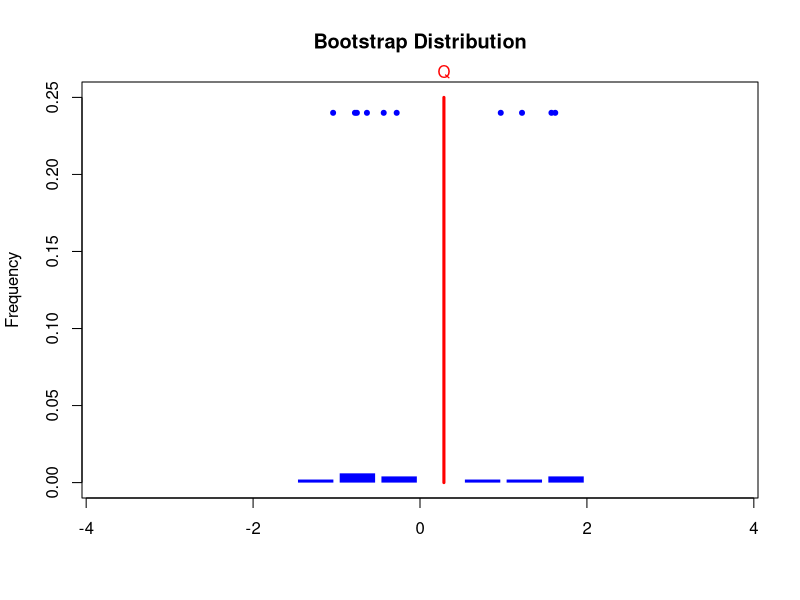
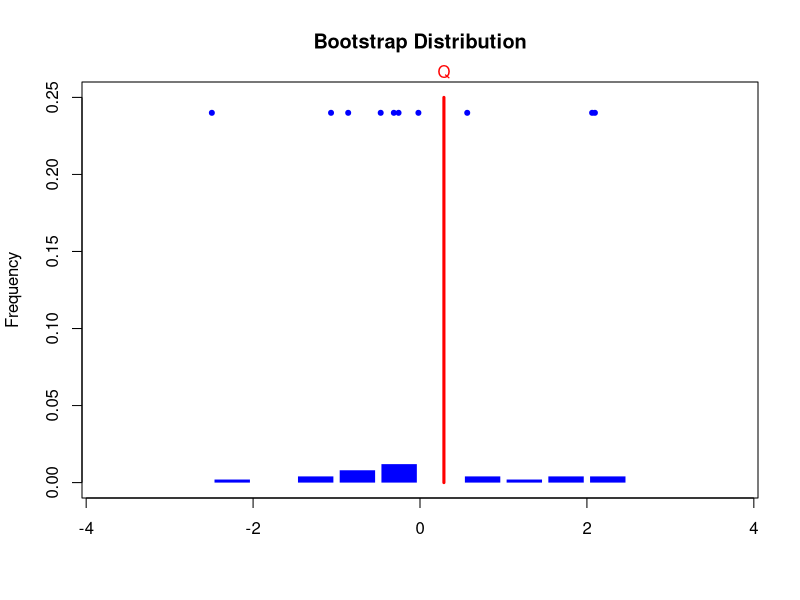
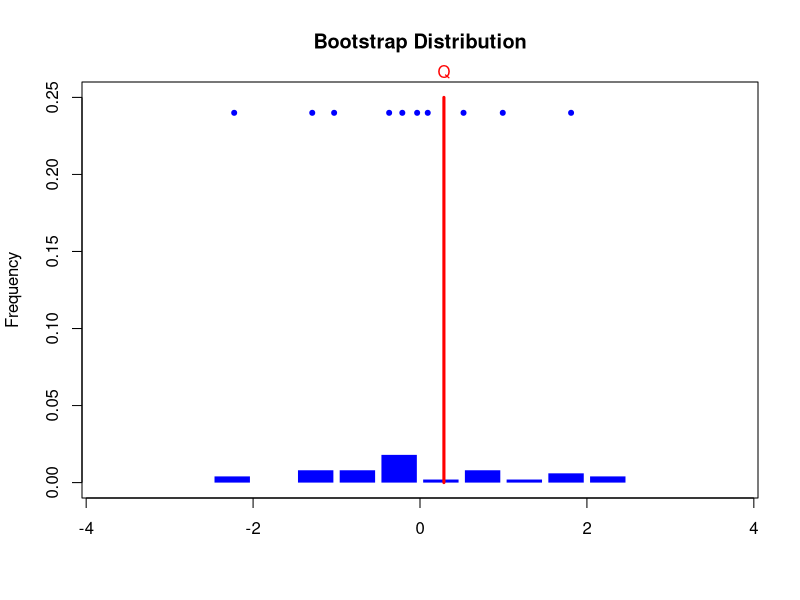
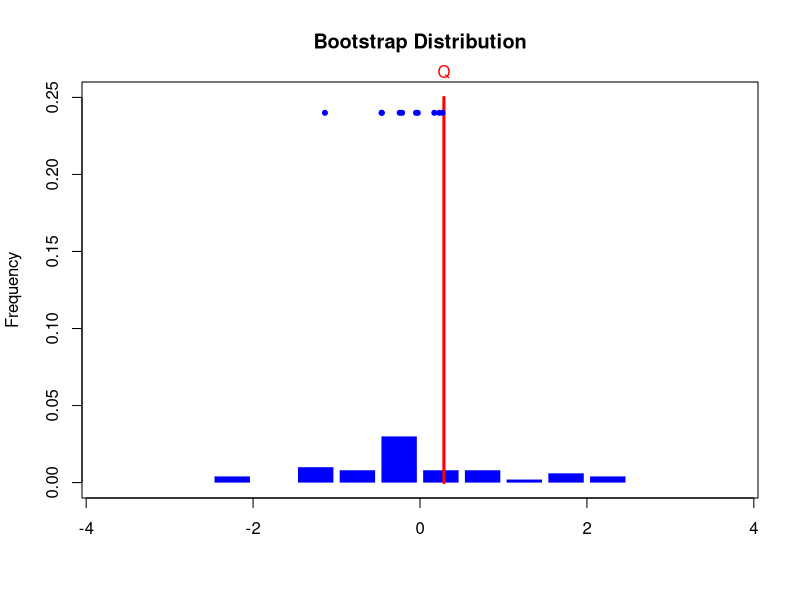
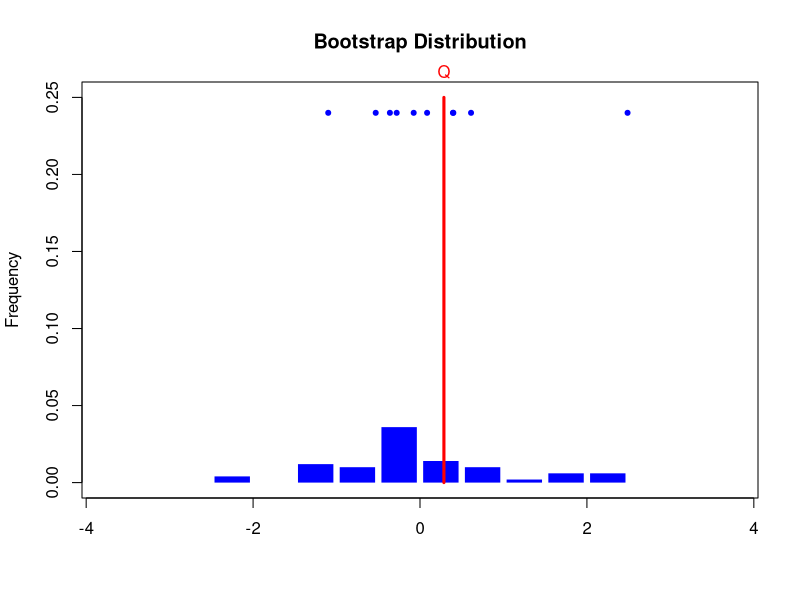
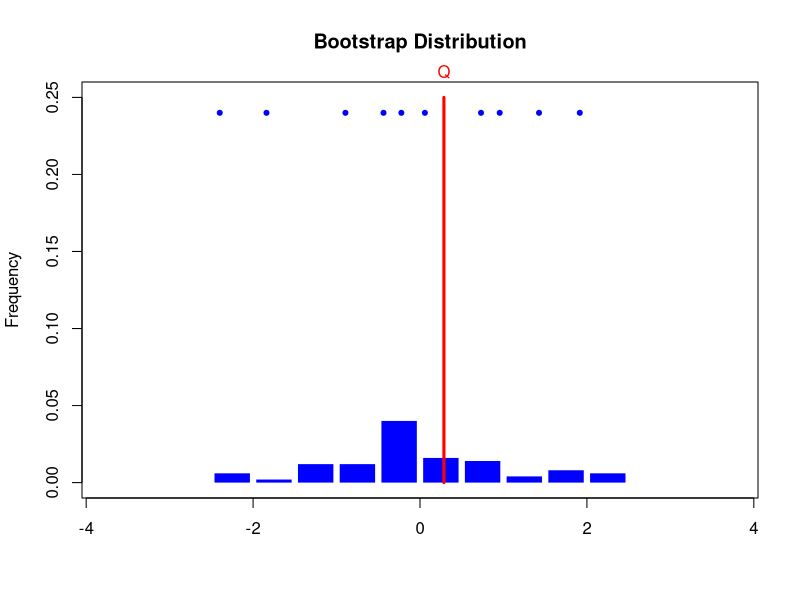
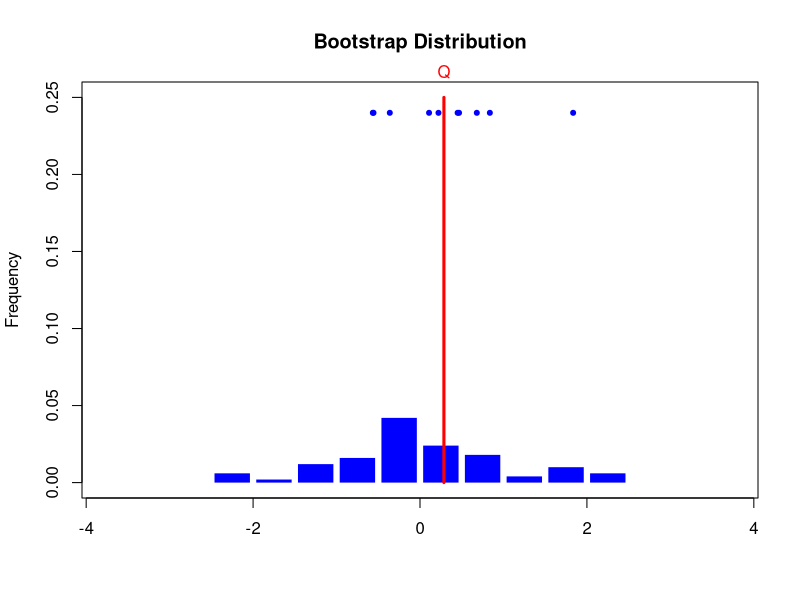
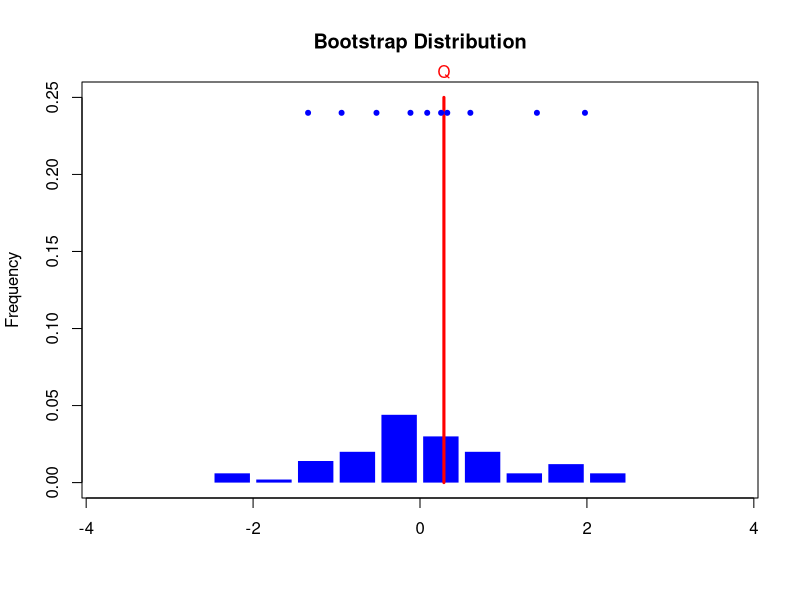

Write the R code that produced these figures, in order.
set.seed(467312)

n <- 100							# Sample size
mu <- 5								# True mean
X <- rnorm(n, mean = mu, sd = 1)	# Draw a sample of size n from the N(mu,1) distribution

mu.0 <- 5							# We test H.0: mu <= mu.0 vs H.1: mu > mu.0

X.bar <- mean(X) 					# Obtain sample mean
S <- sd(X)							# Obtain sample standard deviation
Q <- sqrt(n) * (X.bar - mu.0) / S	# Obtain the t-statistic, store as Q
print(paste("The test statistic has a value of", Q))	# Print the t-statistic on screen

B <- 500							# Choose how many bootstrap replications B (I should take 499, but then the final plot doesn't show)
Q.star <- rep(NA, B)				# Create an 'empty' vector of size B to store bootstrap statistics

for (b in 1:B) {											# Start bootstrap loop
	Sys.sleep(.01)
	J <- sample.int(n,size = n, replace = TRUE)				# Draw the indices of the bootstrap sample
	X.star <- X[J]											# Construct the bootstrap sample
	X.bar.star <- mean(X.star) 								# Obtain bootstrap sample mean
	S.star <- sd(X.star)									# Obtain bootstrap sample standard deviation
	Q.star[b] <- sqrt(n) * (X.bar.star - X.bar) / S.star	# Obtain bootstrap t-statistic
	
	# The next code only serves to draw pretty graphs, so you may ignore it.
	left.int <- seq(-4, 3.5, 0.5)
	right.int <- seq(-3.5, 4, 0.5)
	mid.int <- (left.int + right.int) / 2
	freq <- colSums(outer(Q.star[1:b], right.int, "<=") - outer(Q.star[1:b], left.int, "<="))/B
	if (b %% 10 == 0){
		plot(mid.int, freq, type = "h", col = "blue", lend = "butt", lwd = 34, xlab = "", ylab = "Frequency", ylim = c(0, 0.25))
		title("Bootstrap Distribution")
		lines(Q * c(1, 1), c(0, 0.25), lwd = 3, col = "red")
		mtext("Q", side = 3, line = 0, at = Q, col = "red")
		points(Q.star[(b - 9):b], rep(0.24, 10), col = "blue", pch = 20)
		Sys.sleep(0)
	}
}

alpha <- 0.05															# Choose a significance level alpha
c.alpha.star <- quantile(Q.star, probs = 1 - alpha)						# Get the bootstrap critical value
print(paste("The bootstrap critical value is", round(c.alpha.star, 3)))	# Show the value on screen

plot(mid.int, freq, type = "h", col = "blue", lend = "butt", lwd = 34, xlab = "", ylab = "Frequency", ylim = c(0, 0.25))
title("Bootstrap Distribution & Critical Value")
lines(Q * c(1, 1), c(0, 0.25), lwd = 3, col = "red")
mtext("Q", side = 3, line = 0, at = Q, col = "red")
lines(c.alpha.star * c(1, 1), c(0, 0.25), lwd = 3, col = "darkgreen")
mtext(expression(paste(c[alpha],"*")), side = 3, line = 0, at = c.alpha.star, col = "darkgreen")

p.value <- mean(Q.star > Q)										# Get the bootstrap p-value
print(paste("The bootstrap p-value is", round(p.value, 3)))		# Show the value on screen

larger.than.Q <- sum(left.int > Q)
plot(mid.int, freq, type = "h", col = c(rep("blue", 16 - larger.than.Q), rep("green", larger.than.Q)) , lend = "butt", lwd = 34, xlab = "", ylab = "Frequency", ylim = c(0, 0.25))
title("Bootstrap Distribution & p-Value")
lines(Q * c(1, 1), c(0, 0.25), lwd = 3, col = "red")
mtext("Q", side = 3, line = 0, at = Q, col = "red")
rect(Q + 0.02, 0, right.int[16 - larger.than.Q] - 0.02, freq[16 - larger.than.Q], col = "green", border = NA)
